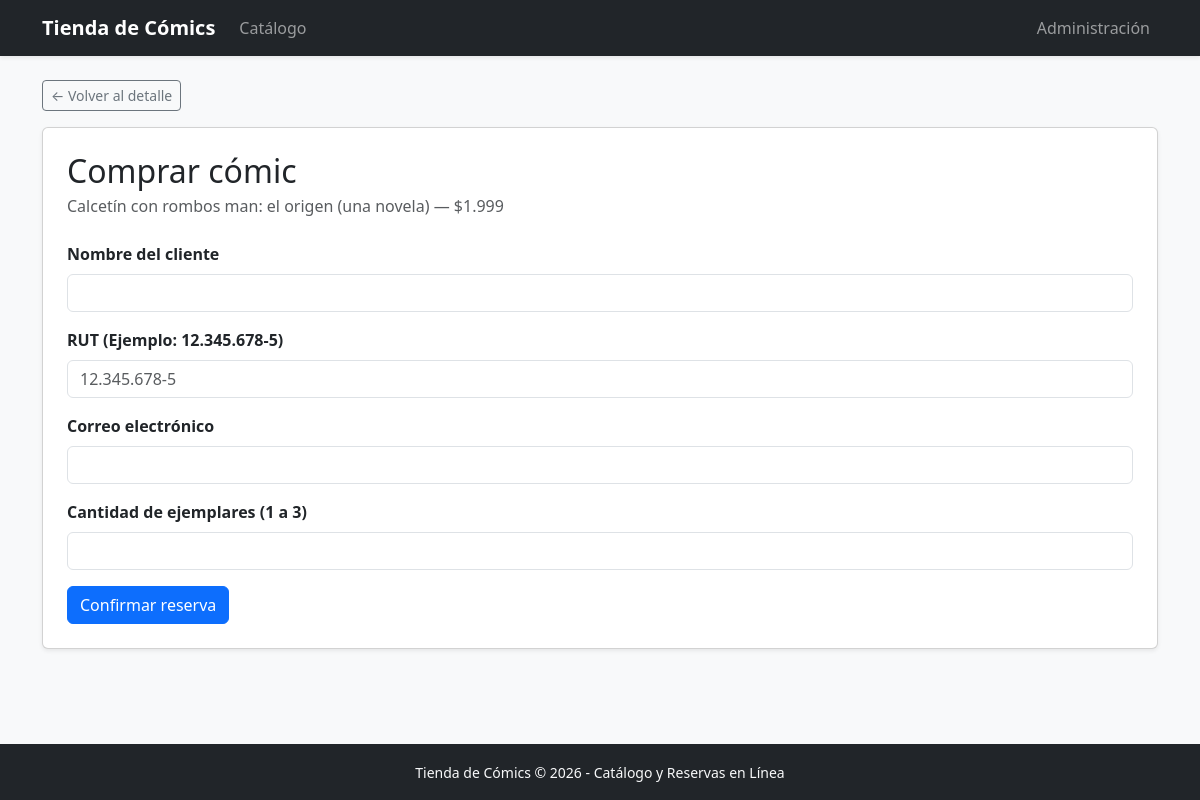
Page /comic/10/comprar/ on the committed database.
### catalogo/models.py (models this page shows, shortened)
class Comic(models.Model):
    titulo = models.CharField(max_length=200, verbose_name="Título")
    editorial = models.ForeignKey(
        Editorial,
        on_delete=models.CASCADE,
        related_name='comics',
        verbose_name="Editorial"
    )
    numero_tomo = models.PositiveIntegerField(default=1, verbose_name="Número de tomo")
    autor = models.CharField(max_length=150, verbose_name="Autor / Guionista")
    sinopsis = models.TextField(blank=True, verbose_name="Sinopsis")
    precio = models.PositiveIntegerField(verbose_name="Precio (CLP)")
    tapa_dura = models.BooleanField(default=False, verbose_name="¿Es tapa dura?")
    stock = models.PositiveIntegerField(default=0, verbose_name="Stock disponible")
    disponible = models.BooleanField(default=True, verbose_name="Disponible para venta")
    portada = models.ImageField(upload_to='portadas/', verbose_name="Imagen de portada")
    class Meta:
        verbose_name = "Cómic"
        verbose_name_plural = "Cómics"
        ordering = ['titulo', 'numero_tomo']

### catalogo/views.py (the view)
# urls.py: path('comic/<int:comic_id>/comprar/', views.comprar, name='comprar'),
def comprar(request, comic_id):
    comic = get_object_or_404(
        Comic.objects.select_related('editorial'),
        pk=comic_id,
        disponible=True,
    )
    if request.method == 'POST':
        with transaction.atomic():
            comic = get_object_or_404(
                Comic.objects.select_for_update().select_related('editorial'),
                pk=comic_id,
                disponible=True,
            )
            if comic.stock > 0:
                form = ReservaForm(request.POST, stock=comic.stock)
                if form.is_valid():
                    reserva = form.save(commit=False)
                    reserva.comic = comic
                    reserva.save()
                    comic.stock -= reserva.cantidad_ejemplares
                    comic.save(update_fields=['stock'])
                    return redirect('catalogo:comprobante', codigo=reserva.codigo)
            else:
                form = None
    else:
        form = ReservaForm(stock=comic.stock) if comic.stock > 0 else None
    return render(request, 'comprar.html', {
        'comic': comic,
        'form': form,
    })

### catalogo/forms.py (shortened to what this page needs)
class ReservaForm(forms.ModelForm):
    RUT_PATTERN = r'^(?:\d{7,8}|\d{1,2}\.\d{3}\.\d{3})-[\dKk]$'
    class Meta:
        model = Reserva
        fields = ('nombre_cliente', 'rut', 'correo', 'cantidad_ejemplares')
        labels = {
            'nombre_cliente': 'Nombre del cliente',
            'rut': 'RUT (Ejemplo: 12.345.678-5)',
            'correo': 'Correo electrónico',
            'cantidad_ejemplares': 'Cantidad de ejemplares (1 a 3)',
        }
    def __init__(self, *args, stock, **kwargs):
        super().__init__(*args, **kwargs)
        self.stock = stock
        self.fields['cantidad_ejemplares'].widget.attrs.update({
            'min': 1,
            'max': min(3, stock),
        })
        self.fields['rut'].widget.attrs.update({
            'placeholder': '12.345.678-5',
        })
        for field in self.fields.values():
            field.widget.attrs['class'] = 'form-control'

### catalogo/templatetags/filtros_clp.py (called while the page is built)
@register.filter
def clp(valor):
    try:
        return f"${int(valor):,}".replace(",", ".")
    except (ValueError, TypeError):
        return "$0"

### templates/comprar.html (shortened to what this page needs)
{% extends 'base.html' %}
{% load filtros_clp %}
{% block content %}
<div class="mb-3">
    <a href="{% url 'catalogo:detalle_comic' comic.id %}" class="btn btn-outline-secondary btn-sm">&larr; Volver al detalle</a>
</div>
<div class="card shadow-sm">
    <div class="card-body p-4">
        {% if reserva %}
        <div class="alert alert-success mb-0">
            <h1 class="h4 alert-heading">Reserva registrada</h1>
            <p class="mb-1">{{ reserva.cantidad_ejemplares }} ejemplar(es) de <strong>{{ comic.titulo }}</strong>.</p>
            <p class="mb-0">Código de reserva: <strong>{{ reserva.codigo }}</strong></p>
        </div>
        {% else %}
        <h1 class="h2 mb-1">Comprar cómic</h1>
        <p class="text-muted mb-4">{{ comic.titulo }} — {{ comic.precio|clp }}</p>
        {% if form %}
        <form method="post">
            {% for field in form %}
            <div class="mb-3">
                <label for="{{ field.id_for_label }}" class="form-label fw-semibold">{{ field.label }}</label>
                {{ field }}
            </div>
            {% endfor %}
            <button type="submit" class="btn btn-primary">Confirmar reserva</button>
        </form>
        {% else %}
        <div class="alert alert-danger mb-0">Este cómic no tiene ejemplares disponibles para reservar.</div>
        {% endif %}
        {% endif %}
    </div>
</div>
{% endblock %}

### templates/base.html (style rules this page uses)
body { background-color: #f8f9fa; min-height: 100vh; display: flex; flex-direction: column; }

### rows in the picture
Comic: titulo "Calcetín con rombos man: el origen (una novela)", precio|clp "$1.999"

### other values in the picture
{{ field.label }} "Nombre del cliente" "RUT (Ejemplo: 12.345.678-5)" "Correo electrónico" "Cantidad de ejemplares (1 a 3)"
